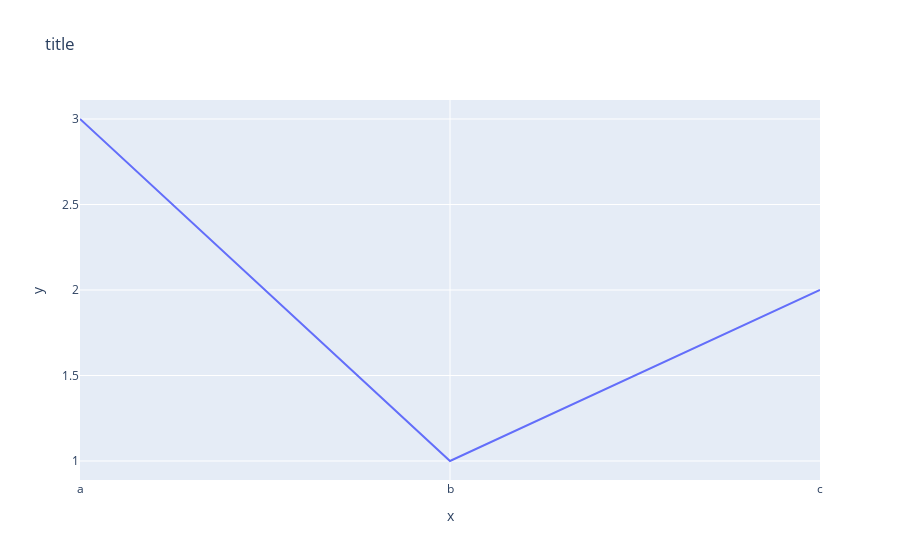

Source (notebook cell):
### Code cell
fig = px.line(x = ['a', 'b', 'c'], y=[3, 1, 2], title='title')
fig.show()

### Figure 1 — Plotly figure (JSON) as saved in the notebook; plotly's stock layout.template omitted (floating-point values rounded to 4 significant figures)
{"data": [{"hovertemplate": "x=%{x}<br>y=%{y}<extra></extra>", "legendgroup": "", "line": {"color": "#636efa", "dash": "solid"}, "marker": {"symbol": "circle"}, "mode": "lines", "name": "", "orientation": "v", "showlegend": false, "type": "scatter", "x": ["a", "b", "c"], "xaxis": "x", "y": [3, 1, 2], "yaxis": "y"}], "layout": {"legend": {"tracegroupgap": 0}, "title": {"text": "title"}, "xaxis": {"anchor": "y", "domain": [0, 1], "title": {"text": "x"}}, "yaxis": {"anchor": "x", "domain": [0, 1], "title": {"text": "y"}}}}
